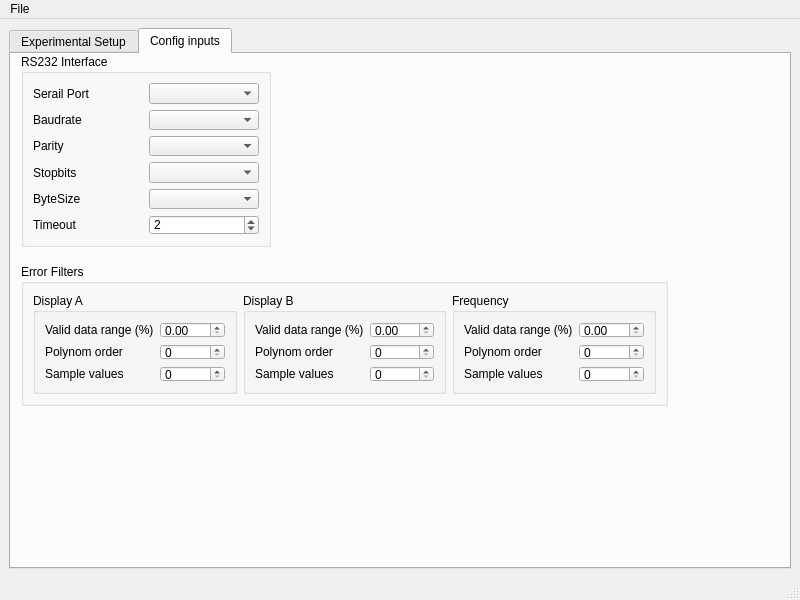
<?xml version="1.0" encoding="UTF-8"?>
<ui version="4.0">
 <class>HP4192A</class>
 <widget class="QMainWindow" name="HP4192A">
  <property name="geometry">
   <rect>
    <x>0</x>
    <y>0</y>
    <width>800</width>
    <height>600</height>
   </rect>
  </property>
  <property name="windowTitle">
   <string>JMC HP4192A-LF DAQ</string>
  </property>
  <property name="windowIcon">
   <iconset>
    <normaloff>../../../../../../../../home/javier/z/dev/git/JMC-IMPEDANCIMETER-DAQ/JMCImpedancimeterDAQ/gui/images/logo-symbol-64x64.png</normaloff>../../../../../../../../home/javier/z/dev/git/JMC-IMPEDANCIMETER-DAQ/JMCImpedancimeterDAQ/gui/images/logo-symbol-64x64.png</iconset>
  </property>
  <widget class="QWidget" name="centralwidget">
   <layout class="QGridLayout" name="gridLayout">
    <item row="0" column="0">
     <widget class="QTabWidget" name="tabWidget">
      <property name="currentIndex">
       <number>1</number>
      </property>
      <widget class="QWidget" name="experimental_setup">
       <attribute name="title">
        <string>Experimental Setup</string>
       </attribute>
       <layout class="QGridLayout" name="gridLayout_15">
        <item row="0" column="1" colspan="3">
         <widget class="QGroupBox" name="gb_plota">
          <property name="title">
           <string>Plot A</string>
          </property>
         </widget>
        </item>
        <item row="2" column="3">
         <widget class="QGroupBox" name="gb_lcd_freq">
          <property name="maximumSize">
           <size>
            <width>16777215</width>
            <height>100</height>
           </size>
          </property>
          <property name="title">
           <string>Frequency</string>
          </property>
          <layout class="QGridLayout" name="gridLayout_4">
           <item row="0" column="0">
            <widget class="QLCDNumber" name="lcd_freq"/>
           </item>
          </layout>
         </widget>
        </item>
        <item row="1" column="1" colspan="3">
         <widget class="QGroupBox" name="gb_plotb">
          <property name="title">
           <string>Plot B</string>
          </property>
         </widget>
        </item>
        <item row="2" column="1">
         <widget class="QGroupBox" name="gb_lcd_a">
          <property name="sizePolicy">
           <sizepolicy hsizetype="Preferred" vsizetype="Preferred">
            <horstretch>0</horstretch>
            <verstretch>0</verstretch>
           </sizepolicy>
          </property>
          <property name="maximumSize">
           <size>
            <width>16777215</width>
            <height>100</height>
           </size>
          </property>
          <property name="title">
           <string>Display A</string>
          </property>
          <layout class="QGridLayout" name="gridLayout_2">
           <item row="0" column="0">
            <widget class="QLCDNumber" name="lcd_a"/>
           </item>
          </layout>
         </widget>
        </item>
        <item row="2" column="2">
         <widget class="QGroupBox" name="gb_lcd_b">
          <property name="maximumSize">
           <size>
            <width>16777215</width>
            <height>100</height>
           </size>
          </property>
          <property name="title">
           <string>Display B</string>
          </property>
          <layout class="QGridLayout" name="gridLayout_3">
           <item row="0" column="0">
            <widget class="QLCDNumber" name="lcd_b"/>
           </item>
          </layout>
         </widget>
        </item>
        <item row="0" column="0" rowspan="3">
         <widget class="QToolBox" name="tbx_settings">
          <property name="minimumSize">
           <size>
            <width>260</width>
            <height>0</height>
           </size>
          </property>
          <property name="maximumSize">
           <size>
            <width>260</width>
            <height>16777215</height>
           </size>
          </property>
          <property name="styleSheet">
           <string notr="true"/>
          </property>
          <property name="currentIndex">
           <number>1</number>
          </property>
          <widget class="QWidget" name="plot_settings">
           <property name="geometry">
            <rect>
             <x>0</x>
             <y>0</y>
             <width>260</width>
             <height>415</height>
            </rect>
           </property>
           <attribute name="label">
            <string>Plot data settings</string>
           </attribute>
           <layout class="QGridLayout" name="gridLayout_7">
            <item row="0" column="0">
             <widget class="QGroupBox" name="gb_plot_a_channels">
              <property name="sizePolicy">
               <sizepolicy hsizetype="Preferred" vsizetype="Preferred">
                <horstretch>0</horstretch>
                <verstretch>0</verstretch>
               </sizepolicy>
              </property>
              <property name="maximumSize">
               <size>
                <width>250</width>
                <height>16777215</height>
               </size>
              </property>
              <property name="title">
               <string>Plot A</string>
              </property>
              <layout class="QGridLayout" name="gridLayout_9">
               <item row="0" column="0">
                <widget class="QLabel" name="label">
                 <property name="text">
                  <string>Eje X</string>
                 </property>
                </widget>
               </item>
               <item row="0" column="1">
                <widget class="QComboBox" name="cbx_x_plot_a"/>
               </item>
               <item row="1" column="0">
                <widget class="QLabel" name="label_2">
                 <property name="text">
                  <string>Eje Y</string>
                 </property>
                </widget>
               </item>
               <item row="1" column="1">
                <widget class="QComboBox" name="cbx_y_plot_a"/>
               </item>
              </layout>
             </widget>
            </item>
            <item row="1" column="0">
             <widget class="QGroupBox" name="gb_plot_b_channels">
              <property name="maximumSize">
               <size>
                <width>250</width>
                <height>16777215</height>
               </size>
              </property>
              <property name="title">
               <string>Plot B</string>
              </property>
              <layout class="QGridLayout" name="gridLayout_8">
               <item row="0" column="0">
                <widget class="QLabel" name="label_3">
                 <property name="text">
                  <string>Eje X</string>
                 </property>
                </widget>
               </item>
               <item row="0" column="1">
                <widget class="QComboBox" name="cbx_x_plot_b"/>
               </item>
               <item row="1" column="0">
                <widget class="QLabel" name="label_4">
                 <property name="text">
                  <string>Eje Y</string>
                 </property>
                </widget>
               </item>
               <item row="1" column="1">
                <widget class="QComboBox" name="cbx_y_plot_b"/>
               </item>
              </layout>
             </widget>
            </item>
            <item row="2" column="0">
             <widget class="QGroupBox" name="gb_impedance">
              <property name="maximumSize">
               <size>
                <width>250</width>
                <height>16777215</height>
               </size>
              </property>
              <property name="title">
               <string>Impedance</string>
              </property>
              <property name="checkable">
               <bool>true</bool>
              </property>
              <property name="checked">
               <bool>false</bool>
              </property>
              <layout class="QGridLayout" name="gridLayout_6">
               <item row="0" column="0">
                <widget class="QLabel" name="label_5">
                 <property name="text">
                  <string>Area</string>
                 </property>
                </widget>
               </item>
               <item row="0" column="1">
                <widget class="QDoubleSpinBox" name="dsb_impedance_area">
                 <property name="buttonSymbols">
                  <enum>QAbstractSpinBox::PlusMinus</enum>
                 </property>
                </widget>
               </item>
               <item row="0" column="2">
                <widget class="QComboBox" name="cbx_impedance_area_units">
                 <item>
                  <property name="text">
                   <string>cm2</string>
                  </property>
                 </item>
                 <item>
                  <property name="text">
                   <string>mm2</string>
                  </property>
                 </item>
                 <item>
                  <property name="text">
                   <string>um2</string>
                  </property>
                 </item>
                </widget>
               </item>
               <item row="1" column="0">
                <widget class="QLabel" name="label_6">
                 <property name="text">
                  <string>Thickness</string>
                 </property>
                </widget>
               </item>
               <item row="1" column="1">
                <widget class="QDoubleSpinBox" name="dsb_impedance_thickness">
                 <property name="buttonSymbols">
                  <enum>QAbstractSpinBox::PlusMinus</enum>
                 </property>
                 <property name="prefix">
                  <string notr="true"/>
                 </property>
                 <property name="suffix">
                  <string notr="true"/>
                 </property>
                </widget>
               </item>
               <item row="1" column="2">
                <widget class="QComboBox" name="cbx_impedance_thickness_units">
                 <item>
                  <property name="text">
                   <string>cm2</string>
                  </property>
                 </item>
                 <item>
                  <property name="text">
                   <string>mm2</string>
                  </property>
                 </item>
                 <item>
                  <property name="text">
                   <string>um2</string>
                  </property>
                 </item>
                </widget>
               </item>
              </layout>
             </widget>
            </item>
            <item row="3" column="0">
             <widget class="QGroupBox" name="gb_capacitance">
              <property name="maximumSize">
               <size>
                <width>250</width>
                <height>16777215</height>
               </size>
              </property>
              <property name="title">
               <string>Capacitance</string>
              </property>
              <property name="checkable">
               <bool>true</bool>
              </property>
              <property name="checked">
               <bool>false</bool>
              </property>
              <layout class="QGridLayout" name="gridLayout_5">
               <item row="0" column="0">
                <widget class="QLabel" name="label_7">
                 <property name="text">
                  <string>Area</string>
                 </property>
                </widget>
               </item>
               <item row="0" column="1">
                <widget class="QDoubleSpinBox" name="dsb_capacitance_area">
                 <property name="buttonSymbols">
                  <enum>QAbstractSpinBox::PlusMinus</enum>
                 </property>
                 <property name="minimum">
                  <double>-999999999.000000000000000</double>
                 </property>
                 <property name="maximum">
                  <double>999999999.000000000000000</double>
                 </property>
                 <property name="singleStep">
                  <double>0.100000000000000</double>
                 </property>
                 <property name="value">
                  <double>5.000000000000000</double>
                 </property>
                </widget>
               </item>
               <item row="0" column="2">
                <widget class="QComboBox" name="cbx_capacitance_area_units">
                 <item>
                  <property name="text">
                   <string>cm2</string>
                  </property>
                 </item>
                 <item>
                  <property name="text">
                   <string>mm2</string>
                  </property>
                 </item>
                 <item>
                  <property name="text">
                   <string>um2</string>
                  </property>
                 </item>
                </widget>
               </item>
               <item row="1" column="0">
                <widget class="QLabel" name="label_8">
                 <property name="text">
                  <string>Dielectric cte</string>
                 </property>
                </widget>
               </item>
               <item row="1" column="1">
                <widget class="QDoubleSpinBox" name="dsb_capacitance_e0">
                 <property name="buttonSymbols">
                  <enum>QAbstractSpinBox::PlusMinus</enum>
                 </property>
                 <property name="decimals">
                  <number>11</number>
                 </property>
                 <property name="value">
                  <double>0.000008000000000</double>
                 </property>
                </widget>
               </item>
               <item row="1" column="2">
                <widget class="QComboBox" name="cbx_capacitance_e0_units">
                 <item>
                  <property name="text">
                   <string>cm2</string>
                  </property>
                 </item>
                 <item>
                  <property name="text">
                   <string>mm2</string>
                  </property>
                 </item>
                 <item>
                  <property name="text">
                   <string>um2</string>
                  </property>
                 </item>
                </widget>
               </item>
              </layout>
             </widget>
            </item>
            <item row="4" column="0">
             <spacer name="verticalSpacer">
              <property name="orientation">
               <enum>Qt::Vertical</enum>
              </property>
              <property name="sizeHint" stdset="0">
               <size>
                <width>20</width>
                <height>72</height>
               </size>
              </property>
             </spacer>
            </item>
           </layout>
          </widget>
          <widget class="QWidget" name="save_data_settings">
           <property name="geometry">
            <rect>
             <x>0</x>
             <y>0</y>
             <width>260</width>
             <height>415</height>
            </rect>
           </property>
           <attribute name="label">
            <string>Save data settings</string>
           </attribute>
           <layout class="QGridLayout" name="gridLayout_16">
            <item row="0" column="0">
             <widget class="QLabel" name="label_18">
              <property name="text">
               <string>Select output file</string>
              </property>
             </widget>
            </item>
            <item row="1" column="0">
             <widget class="QLineEdit" name="le_outputfile"/>
            </item>
            <item row="5" column="0">
             <widget class="QComboBox" name="cbx_file_display_b_units"/>
            </item>
            <item row="3" column="0">
             <widget class="QComboBox" name="cbx_file_display_a_units"/>
            </item>
            <item row="4" column="0">
             <widget class="QLabel" name="label_20">
              <property name="text">
               <string>Display B units</string>
              </property>
             </widget>
            </item>
            <item row="1" column="1">
             <widget class="QToolButton" name="tlb_output_file">
              <property name="text">
               <string>...</string>
              </property>
              <property name="icon">
               <iconset>
                <normaloff>../../../../../../../../home/javier/z/dev/git/JMC-IMPEDANCIMETER-DAQ/JMCImpedancimeterDAQ/gui/images/folder_black.png</normaloff>../../../../../../../../home/javier/z/dev/git/JMC-IMPEDANCIMETER-DAQ/JMCImpedancimeterDAQ/gui/images/folder_black.png</iconset>
              </property>
             </widget>
            </item>
            <item row="2" column="0">
             <widget class="QLabel" name="label_19">
              <property name="text">
               <string>Display A units</string>
              </property>
             </widget>
            </item>
            <item row="7" column="0">
             <widget class="QComboBox" name="cbx_file_freq_units"/>
            </item>
            <item row="6" column="0">
             <widget class="QLabel" name="label_21">
              <property name="text">
               <string>Frequency units</string>
              </property>
             </widget>
            </item>
            <item row="8" column="0">
             <spacer name="verticalSpacer_2">
              <property name="orientation">
               <enum>Qt::Vertical</enum>
              </property>
              <property name="sizeHint" stdset="0">
               <size>
                <width>20</width>
                <height>40</height>
               </size>
              </property>
             </spacer>
            </item>
           </layout>
          </widget>
          <widget class="QWidget" name="control">
           <property name="geometry">
            <rect>
             <x>0</x>
             <y>0</y>
             <width>260</width>
             <height>415</height>
            </rect>
           </property>
           <attribute name="label">
            <string>Control</string>
           </attribute>
           <layout class="QGridLayout" name="gridLayout_17">
            <item row="1" column="0" colspan="2">
             <widget class="QPushButton" name="pb_start">
              <property name="text">
               <string>Start</string>
              </property>
             </widget>
            </item>
            <item row="0" column="0">
             <widget class="QPushButton" name="pb_monitor">
              <property name="text">
               <string>Monitor</string>
              </property>
             </widget>
            </item>
            <item row="0" column="1">
             <widget class="QPushButton" name="pb_reset">
              <property name="text">
               <string>Reset</string>
              </property>
             </widget>
            </item>
            <item row="2" column="0" colspan="2">
             <spacer name="verticalSpacer_3">
              <property name="orientation">
               <enum>Qt::Vertical</enum>
              </property>
              <property name="sizeHint" stdset="0">
               <size>
                <width>20</width>
                <height>344</height>
               </size>
              </property>
             </spacer>
            </item>
           </layout>
          </widget>
         </widget>
        </item>
       </layout>
      </widget>
      <widget class="QWidget" name="config_inputs">
       <attribute name="title">
        <string>Config inputs</string>
       </attribute>
       <widget class="QGroupBox" name="gb_serial_config">
        <property name="geometry">
         <rect>
          <x>10</x>
          <y>0</y>
          <width>250</width>
          <height>193</height>
         </rect>
        </property>
        <property name="sizePolicy">
         <sizepolicy hsizetype="Maximum" vsizetype="Preferred">
          <horstretch>0</horstretch>
          <verstretch>0</verstretch>
         </sizepolicy>
        </property>
        <property name="minimumSize">
         <size>
          <width>250</width>
          <height>0</height>
         </size>
        </property>
        <property name="title">
         <string>RS232 Interface</string>
        </property>
        <layout class="QGridLayout" name="gridLayout_14">
         <item row="3" column="0">
          <widget class="QLabel" name="lb_serial_stopbits">
           <property name="text">
            <string>Stopbits</string>
           </property>
          </widget>
         </item>
         <item row="2" column="0">
          <widget class="QLabel" name="lb_serial_parity">
           <property name="text">
            <string>Parity</string>
           </property>
          </widget>
         </item>
         <item row="4" column="0">
          <widget class="QLabel" name="lb_serial_bytesize">
           <property name="text">
            <string>ByteSize</string>
           </property>
          </widget>
         </item>
         <item row="1" column="0">
          <widget class="QLabel" name="lb_serial_baudrate">
           <property name="text">
            <string>Baudrate</string>
           </property>
          </widget>
         </item>
         <item row="5" column="0">
          <widget class="QLabel" name="lb_serial_timeout">
           <property name="text">
            <string>Timeout</string>
           </property>
          </widget>
         </item>
         <item row="0" column="2">
          <widget class="QComboBox" name="cbx_serial_port"/>
         </item>
         <item row="5" column="2">
          <widget class="QSpinBox" name="sp_serial_timeout">
           <property name="minimum">
            <number>1</number>
           </property>
           <property name="value">
            <number>2</number>
           </property>
          </widget>
         </item>
         <item row="0" column="0">
          <widget class="QLabel" name="lb_serial_port">
           <property name="text">
            <string>Serail Port</string>
           </property>
          </widget>
         </item>
         <item row="1" column="2">
          <widget class="QComboBox" name="cbx_serial_baudrates"/>
         </item>
         <item row="2" column="2">
          <widget class="QComboBox" name="cbx_serial_parities"/>
         </item>
         <item row="3" column="2">
          <widget class="QComboBox" name="cbx_serial_stopbits"/>
         </item>
         <item row="4" column="2">
          <widget class="QComboBox" name="cbx_serial_bytesizes"/>
         </item>
        </layout>
       </widget>
       <widget class="QGroupBox" name="gb_error_filters">
        <property name="geometry">
         <rect>
          <x>10</x>
          <y>210</y>
          <width>647</width>
          <height>142</height>
         </rect>
        </property>
        <property name="title">
         <string>Error Filters</string>
        </property>
        <layout class="QGridLayout" name="gridLayout_13">
         <item row="0" column="0">
          <widget class="QGroupBox" name="gb_display_a_error_filter">
           <property name="title">
            <string>Display A</string>
           </property>
           <layout class="QGridLayout" name="gridLayout_10">
            <item row="0" column="0">
             <widget class="QLabel" name="label_9">
              <property name="text">
               <string>Valid data range (%)</string>
              </property>
             </widget>
            </item>
            <item row="0" column="1">
             <widget class="QDoubleSpinBox" name="dsb_da_valid_range"/>
            </item>
            <item row="1" column="0">
             <widget class="QLabel" name="label_11">
              <property name="text">
               <string>Polynom order</string>
              </property>
             </widget>
            </item>
            <item row="1" column="1">
             <widget class="QSpinBox" name="sb_da_poly_order"/>
            </item>
            <item row="2" column="0">
             <widget class="QLabel" name="label_12">
              <property name="text">
               <string>Sample values</string>
              </property>
             </widget>
            </item>
            <item row="2" column="1">
             <widget class="QSpinBox" name="sb_da_sample_values"/>
            </item>
           </layout>
          </widget>
         </item>
         <item row="0" column="1">
          <widget class="QGroupBox" name="gb_display_b_error_filter">
           <property name="title">
            <string>Display B</string>
           </property>
           <layout class="QGridLayout" name="gridLayout_11">
            <item row="0" column="0">
             <widget class="QLabel" name="label_10">
              <property name="text">
               <string>Valid data range (%)</string>
              </property>
             </widget>
            </item>
            <item row="0" column="1">
             <widget class="QDoubleSpinBox" name="dsb_db_valid_range"/>
            </item>
            <item row="1" column="0">
             <widget class="QLabel" name="label_13">
              <property name="text">
               <string>Polynom order</string>
              </property>
             </widget>
            </item>
            <item row="1" column="1">
             <widget class="QSpinBox" name="sb_db_poly_order"/>
            </item>
            <item row="2" column="0">
             <widget class="QLabel" name="label_14">
              <property name="text">
               <string>Sample values</string>
              </property>
             </widget>
            </item>
            <item row="2" column="1">
             <widget class="QSpinBox" name="sb_db_sample_values"/>
            </item>
           </layout>
          </widget>
         </item>
         <item row="0" column="2">
          <widget class="QGroupBox" name="gb_freq_error_filter">
           <property name="title">
            <string>Frequency</string>
           </property>
           <layout class="QGridLayout" name="gridLayout_12">
            <item row="0" column="0">
             <widget class="QLabel" name="label_15">
              <property name="text">
               <string>Valid data range (%)</string>
              </property>
             </widget>
            </item>
            <item row="0" column="1">
             <widget class="QDoubleSpinBox" name="dsb_f_valid_range"/>
            </item>
            <item row="1" column="0">
             <widget class="QLabel" name="label_16">
              <property name="text">
               <string>Polynom order</string>
              </property>
             </widget>
            </item>
            <item row="1" column="1">
             <widget class="QSpinBox" name="sb_f_poly_order"/>
            </item>
            <item row="2" column="0">
             <widget class="QLabel" name="label_17">
              <property name="text">
               <string>Sample values</string>
              </property>
             </widget>
            </item>
            <item row="2" column="1">
             <widget class="QSpinBox" name="sb_f_sample_values"/>
            </item>
           </layout>
          </widget>
         </item>
        </layout>
       </widget>
      </widget>
     </widget>
    </item>
   </layout>
  </widget>
  <widget class="QMenuBar" name="menubar">
   <property name="geometry">
    <rect>
     <x>0</x>
     <y>0</y>
     <width>800</width>
     <height>31</height>
    </rect>
   </property>
   <widget class="QMenu" name="menuFile">
    <property name="title">
     <string>File</string>
    </property>
    <addaction name="actionQuit"/>
   </widget>
   <addaction name="menuFile"/>
  </widget>
  <widget class="QStatusBar" name="statusbar"/>
  <action name="actionQuit">
   <property name="text">
    <string>Quit</string>
   </property>
  </action>
 </widget>
 <resources/>
 <connections/>
</ui>
